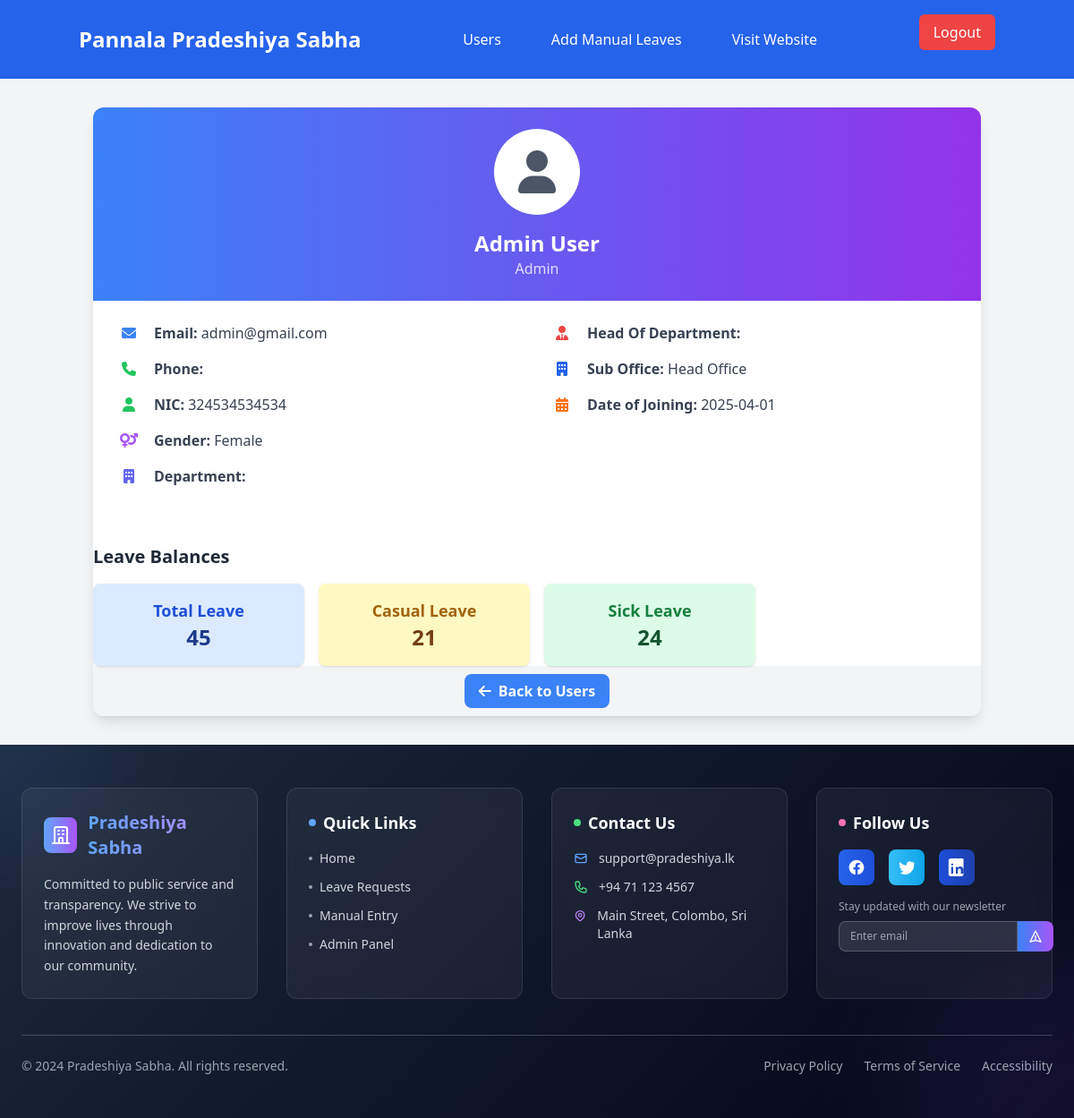
The page /admin/view-user.php?id=3 (signed in) on the database its author committed.
### tables this page shows
CREATE TABLE `wp_pradeshiya_sabha_users` (
  `ID` int(11) NOT NULL,
  `username` varchar(255) NOT NULL,
  `password` varchar(255) NOT NULL,
  `first_name` varchar(255) NOT NULL,
  `last_name` varchar(255) NOT NULL,
  `gender` enum('Male','Female') NOT NULL,
  `email` varchar(255) NOT NULL,
  `birthdate` date NOT NULL,
  `address` text NOT NULL,
  `NIC` varchar(12) NOT NULL,
  `service_number` varchar(50) NOT NULL,
  `phone_number` varchar(20) DEFAULT NULL,
  `designation` varchar(255) NOT NULL,
  `head_of_department` varchar(255) NOT NULL,
  `sub_office` varchar(255) NOT NULL,
  `date_of_joining` date NOT NULL,
  `created_at` timestamp NOT NULL DEFAULT current_timestamp(),
  `updated_at` timestamp NOT NULL DEFAULT current_timestamp() ON UPDATE current_timestamp(),
  `leave_balance` int(11) NOT NULL DEFAULT 20,
  `duty_leave_count` int(11) DEFAULT 0,
  `casual_leave_balance` int(11) DEFAULT 7,
  `sick_leave_balance` int(11) DEFAULT 7,
  `department_id` int(11) DEFAULT NULL,
  `designation_id` int(11) DEFAULT NULL
);

### admin/view-user.php (the view, shortened to what this page needs)
<?php
require '../includes/dbconfig.php';
require '../includes/admin-navbar.php';
$admin_office = $_SESSION['user']['sub_office'] ?? '';
$user_id = intval($_GET['id']);
$sql = "SELECT u.*, d.department_name
        FROM wp_pradeshiya_sabha_users u
        LEFT JOIN wp_departments d ON u.department_id = d.department_id
        WHERE u.ID = ? AND u.sub_office = ?";
$stmt = $conn->prepare($sql);
$stmt->bind_param("is", $user_id, $admin_office);
$stmt->execute();
$result = $stmt->get_result();
$user = $result->fetch_assoc();
?>
<!DOCTYPE html>
<html lang="en">
<head>
    <script src="https://cdn.tailwindcss.com"></script>
    <link href="https://cdnjs.cloudflare.com/ajax/libs/font-awesome/6.0.0-beta3/css/all.min.css" rel="stylesheet">
</head>
<body class="bg-gray-100">
    <div class="container mx-auto px-4 py-8">
        <div class="user-card bg-white rounded-xl shadow-lg overflow-hidden max-w-5xl mx-auto">
            <div class="bg-gradient-to-r from-blue-500 to-purple-600 p-6 text-center">
                <div class="w-24 h-24 rounded-full bg-white mx-auto mb-4 flex items-center justify-center">
                    <i class="fas fa-user text-5xl text-gray-600"></i>
                </div>
                <h1 class="text-2xl font-bold text-white">
                    <?php echo htmlspecialchars($user['first_name'] . ' ' . $user['last_name']); ?>
                </h1>
                <p class="text-white opacity-80"><?php echo htmlspecialchars($user['designation']); ?></p>
            </div>
            <div class="p-6">
                <div class="grid grid-cols-1 md:grid-cols-2 gap-6">
                    <div class="space-y-4">
                        <div class="detail-item" style="animation-delay: 0.1s">
                            <div class="flex items-center">
                                <i class="fas fa-envelope text-blue-500 mr-3 w-8 text-center"></i>
                                <p class="text-gray-700">
                                    <strong>Email:</strong> <?php echo htmlspecialchars($user['email']); ?>
                                </p>
                            </div>
                        </div>
                        <div class="detail-item" style="animation-delay: 0.2s">
                            <div class="flex items-center">
                                <i class="fas fa-phone text-green-500 mr-3 w-8 text-center"></i>
                                <p class="text-gray-700">
                                    <strong>Phone:</strong> <?php echo htmlspecialchars($user['phone_number']); ?>
                                </p>
                            </div>
                        </div>
                        <div class="detail-item" style="animation-delay: 0.3s">
                            <div class="flex items-center">
                                <i class="fas fa-user text-green-500 mr-3 w-8 text-center"></i>
                                <p class="text-gray-700">
                                    <strong>NIC:</strong> <?php echo htmlspecialchars($user['NIC']); ?>
                                </p>
                            </div>
                        </div>
                        <div class="detail-item" style="animation-delay: 0.4s">
                            <div class="flex items-center">
                                <i class="fas fa-venus-mars text-purple-500 mr-3 w-8 text-center"></i>
                                <p class="text-gray-700">
                                    <strong>Gender:</strong> <?php echo htmlspecialchars($user['gender']); ?>
                                </p>
                            </div>
                        </div>
                        <div class="detail-item" style="animation-delay: 0.5s">
                            <div class="flex items-center">
                                <i class="fas fa-building text-indigo-500 mr-3 w-8 text-center"></i>
                                <p class="text-gray-700">
                                    <strong>Department:</strong> <?php echo htmlspecialchars($user['department_name']); ?>
                                </p>
                            </div>
                        </div>
                    </div>
                    <div class="space-y-4">
                        <div class="detail-item" style="animation-delay: 0.6s">
                            <div class="flex items-center">
                                <i class="fas fa-user-tie text-red-500 mr-3 w-8 text-center"></i>
                                <p class="text-gray-700">
                                    <strong>Head Of Department:</strong> <?php echo htmlspecialchars($user['head_of_department']); ?>
                                </p>
                            </div>
                        </div>
                        <div class="detail-item" style="animation-delay: 0.7s">
                            <div class="flex items-center">
                                <i class="fas fa-building text-blue-600 mr-3 w-8 text-center"></i>
                                <p class="text-gray-700">
                                    <strong>Sub Office:</strong> <?php echo htmlspecialchars($user['sub_office']); ?>
                                </p>
                            </div>
                        </div>
                        <div class="detail-item" style="animation-delay: 0.8s">
                            <div class="flex items-center">
                                <i class="fas fa-calendar-alt text-orange-500 mr-3 w-8 text-center"></i>
                                <p class="text-gray-700">
                                    <strong>Date of Joining:</strong> <?php echo htmlspecialchars($user['date_of_joining']); ?>
                                </p>
                            </div>
                        </div>
                    </div>
                </div>
            </div>
            <div class="mt-10">
                <h2 class="text-xl font-bold text-gray-800 mb-4">Leave Balances</h2>
                <div class="grid grid-cols-1 md:grid-cols-4 gap-4 text-center">
                    <div class="bg-blue-100 p-4 rounded-lg shadow">
                        <h3 class="text-lg font-semibold text-blue-700">Total Leave</h3>
                        <p class="text-2xl text-blue-900 font-bold"><?php echo htmlspecialchars($user['leave_balance']); ?></p>
                    </div>
                    <div class="bg-yellow-100 p-4 rounded-lg shadow">
                        <h3 class="text-lg font-semibold text-yellow-700">Casual Leave</h3>
                        <p class="text-2xl text-yellow-900 font-bold"><?php echo htmlspecialchars($user['casual_leave_balance']); ?></p>
                    </div>
                    <div class="bg-green-100 p-4 rounded-lg shadow">
                        <h3 class="text-lg font-semibold text-green-700">Sick Leave</h3>
                        <p class="text-2xl text-green-900 font-bold"><?php echo htmlspecialchars($user['sick_leave_balance']); ?></p>
                    </div>
                </div>
            </div>
            <div class="bg-gray-100 p-4 text-center">
                <a href="manage-users.php" class="bg-blue-500 hover:bg-blue-600 text-white font-bold py-2 px-4 rounded-lg transition duration-300 ease-in-out transform hover:scale-105">
                    <i class="fas fa-arrow-left mr-2"></i>Back to Users
                </a>
            </div>
        </div>
    </div>
    <?php require '../includes/admin-footer.php'; ?>
</body>
</html>

### admin/view-user.php (style rules this page uses)
.user-card { transition: transform 0.3s ease, box-shadow 0.3s ease; }
.detail-item { opacity: 0; animation: fadeInSlide 0.6s forwards; }

### rows shown on the page
wp_pradeshiya_sabha_users: first_name+last_name "Admin User", designation "Admin", email "admin@gmail.com", NIC "324534534534", gender "Female", sub_office "Head Office", date_of_joining "2025-04-01", leave_balance "45", casual_leave_balance "21", sick_leave_balance "24"
